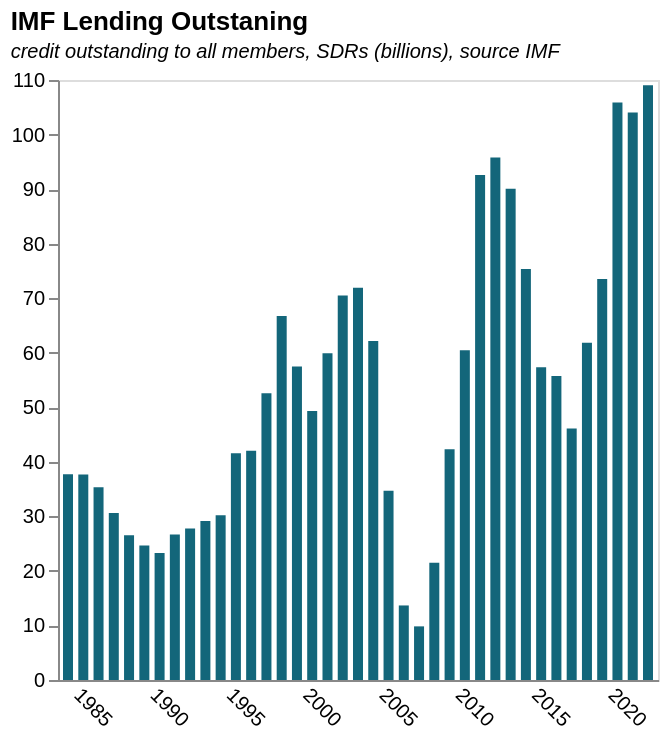

Express this chart as Vega-Lite.
### Vega-Lite specification from a JSON file in a GitHub repository (floating-point values rounded to 4 significant figures)
{"$schema": "https://vega.github.io/schema/vega-lite/v5.json", "title": {"text": "IMF Lending Outstaning ", "subtitle": "credit outstanding to all members, SDRs (billions), source IMF", "subtitleFontStyle": "italic", "subtitleFontSize": 10, "anchor": "start", "color": "black"}, "data": {"values": [{"Date": "08/31/2022", "GRA Purchases": "93769635059", "PRGT 1/2/": "15254184552", "Totals": "109,023,819,611.00", "Year": "2022", "Month": "", "Totals_billions": "109.0238196"}, {"Date": "12/31/2021", "GRA Purchases": "89474552025", "PRGT 1/2/": "14554823681", "Totals": "104,029,375,706.00", "Year": "2021", "Month": "", "Totals_billions": "104.0293757"}, {"Date": "12/31/2020", "GRA Purchases": "93408630285", "PRGT 1/2/": "12481816684", "Totals": "105,890,446,969.00", "Year": "2020", "Month": "", "Totals_billions": "105.890447"}, {"Date": "12/31/2019", "GRA Purchases": "66945509865", "PRGT 1/2/": "6590835450", "Totals": "73,536,345,315.00", "Year": "2019", "Month": "", "Totals_billions": "73.53634532"}, {"Date": "12/31/2018", "GRA Purchases": "55395611392", "PRGT 1/2/": "6426181029", "Totals": "61,821,792,421.00", "Year": "2018", "Month": "", "Totals_billions": "61.82179242"}, {"Date": "12/31/2017", "GRA Purchases": "39585385873", "PRGT 1/2/": "6522280669", "Totals": "46,107,666,542.00", "Year": "2017", "Month": "", "Totals_billions": "46.10766654"}, {"Date": "12/31/2016", "GRA Purchases": "49267630851", "PRGT 1/2/": "6482647937", "Totals": "55,750,278,788.00", "Year": "2016", "Month": "", "Totals_billions": "55.75027879"}, {"Date": "12/31/2015", "GRA Purchases": "50757840741", "PRGT 1/2/": "6575911158", "Totals": "57,333,751,899.00", "Year": "2015", "Month": "", "Totals_billions": "57.3337519"}, {"Date": "12/31/2014", "GRA Purchases": "69041563463", "PRGT 1/2/": "6292755583", "Totals": "75,334,319,046.00", "Year": "2014", "Month": "", "Totals_billions": "75.33431905"}, {"Date": "12/31/2013", "GRA Purchases": "83899249061", "PRGT 1/2/": "6174392682", "Totals": "90,073,641,743.00", "Year": "2013", "Month": "", "Totals_billions": "90.07364174"}, {"Date": "12/31/2012", "GRA Purchases": "90042348252", "PRGT 1/2/": "5766292503", "Totals": "95,808,640,755.00", "Year": "2012", "Month": "", "Totals_billions": "95.80864076"}, {"Date": "12/31/2011", "GRA Purchases": "87276915790", "PRGT 1/2/": "5308609594", "Totals": "92,585,525,384.00", "Year": "2011", "Month": "", "Totals_billions": "92.58552538"}, {"Date": "12/31/2010", "GRA Purchases": "55620104510", "PRGT 1/2/": "4819344134", "Totals": "60,439,448,644.00", "Year": "2010", "Month": "", "Totals_billions": "60.43944864"}, {"Date": "12/31/2009", "GRA Purchases": "37221142436", "PRGT 1/2/": "5079705286", "Totals": "42,300,847,722.00", "Year": "2009", "Month": "", "Totals_billions": "42.30084772"}, {"Date": "12/31/2008", "GRA Purchases": "17514964723", "PRGT 1/2/": "3972372030", "Totals": "21,487,336,753.00", "Year": "2008", "Month": "", "Totals_billions": "21.48733675"}, {"Date": "12/31/2007", "GRA Purchases": "6036146757", "PRGT 1/2/": "3796945581", "Totals": "9,833,092,338.00", "Year": "2007", "Month": "", "Totals_billions": "9.833092338"}, {"Date": "12/31/2006", "GRA Purchases": "9822640239", "PRGT 1/2/": "3844020520", "Totals": "13,666,660,759.00", "Year": "2006", "Month": "", "Totals_billions": "13.66666076"}, {"Date": "12/31/2005", "GRA Purchases": "28432143237", "PRGT 1/2/": "6282121668", "Totals": "34,714,264,905.00", "Year": "2005", "Month": "", "Totals_billions": "34.71426491"}, {"Date": "12/31/2004", "GRA Purchases": "55373766674", "PRGT 1/2/": "6766029353", "Totals": "62,139,796,027.00", "Year": "2004", "Month": "", "Totals_billions": "62.13979603"}, {"Date": "12/31/2003", "GRA Purchases": "65032062712", "PRGT 1/2/": "6880893268", "Totals": "71,912,955,980.00", "Year": "2003", "Month": "", "Totals_billions": "71.91295598"}, {"Date": "12/31/2002", "GRA Purchases": "63601058794", "PRGT 1/2/": "6868671012", "Totals": "70,469,729,806.00", "Year": "2002", "Month": "", "Totals_billions": "70.46972981"}, {"Date": "12/31/2001", "GRA Purchases": "53477225409", "PRGT 1/2/": "6424578684", "Totals": "59,901,804,093.00", "Year": "2001", "Month": "", "Totals_billions": "59.90180409"}, {"Date": "12/31/2000", "GRA Purchases": "42990531049", "PRGT 1/2/": "6331595468", "Totals": "49,322,126,517.00", "Year": "2000", "Month": "", "Totals_billions": "49.32212652"}, {"Date": "12/31/1999", "GRA Purchases": "51061861875", "PRGT 1/2/": "6434274362", "Totals": "57,496,136,237.00", "Year": "1999", "Month": "", "Totals_billions": "57.49613624"}, {"Date": "12/31/1998", "GRA Purchases": "60451017051", "PRGT 1/2/": "6288825925", "Totals": "66,739,842,976.00", "Year": "1998", "Month": "", "Totals_billions": "66.73984298"}, {"Date": "12/31/1997", "GRA Purchases": "46559033783", "PRGT 1/2/": "6009867422", "Totals": "52,568,901,205.00", "Year": "1997", "Month": "", "Totals_billions": "52.56890121"}, {"Date": "12/31/1996", "GRA Purchases": "36127472805", "PRGT 1/2/": "5881609752", "Totals": "42,009,082,557.00", "Year": "1996", "Month": "", "Totals_billions": "42.00908256"}, {"Date": "12/31/1995", "GRA Purchases": "35929173412", "PRGT 1/2/": "5657438528", "Totals": "41,586,611,940.00", "Year": "1995", "Month": "", "Totals_billions": "41.58661194"}, {"Date": "12/31/1994", "GRA Purchases": "25611676952", "PRGT 1/2/": "4599768498", "Totals": "30,211,445,450.00", "Year": "1994", "Month": "", "Totals_billions": "30.21144545"}, {"Date": "12/31/1993", "GRA Purchases": "25196745031", "PRGT 1/2/": "3942792899", "Totals": "29,139,537,930.00", "Year": "1993", "Month": "", "Totals_billions": "29.13953793"}, {"Date": "12/31/1992", "GRA Purchases": "23967172718", "PRGT 1/2/": "3804463796", "Totals": "27,771,636,514.00", "Year": "1992", "Month": "", "Totals_billions": "27.77163651"}, {"Date": "12/31/1991", "GRA Purchases": "23378573926", "PRGT 1/2/": "3285717796", "Totals": "26,664,291,722.00", "Year": "1991", "Month": "", "Totals_billions": "26.66429172"}, {"Date": "12/31/1990", "GRA Purchases": "20731851093", "PRGT 1/2/": "2571911617", "Totals": "23,303,762,710.00", "Year": "1990", "Month": "", "Totals_billions": "23.30376271"}, {"Date": "12/31/1989", "GRA Purchases": "22315104224", "PRGT 1/2/": "2334886562", "Totals": "24,649,990,786.00", "Year": "1989", "Month": "", "Totals_billions": "24.64999079"}, {"Date": "12/31/1988", "GRA Purchases": "24750004884", "PRGT 1/2/": "1773964293", "Totals": "26,523,969,177.00", "Year": "1988", "Month": "", "Totals_billions": "26.52396918"}, {"Date": "12/31/1987", "GRA Purchases": "28751979125", "PRGT 1/2/": "1866342930", "Totals": "30,618,322,055.00", "Year": "1987", "Month": "", "Totals_billions": "30.61832206"}, {"Date": "12/31/1986", "GRA Purchases": "33334905644", "PRGT 1/2/": "2013169931", "Totals": "35,348,075,575.00", "Year": "1986", "Month": "", "Totals_billions": "35.34807558"}, {"Date": "12/31/1985", "GRA Purchases": "35194787249", "PRGT 1/2/": "2470247948", "Totals": "37,665,035,197.00", "Year": "1985", "Month": "", "Totals_billions": "37.6650352"}, {"Date": "12/31/1984", "GRA Purchases": "34936772393", "PRGT 1/2/": "2769874900", "Totals": "37,706,647,293.00", "Year": "1984", "Month": "", "Totals_billions": "37.70664729"}, {"Date": "", "GRA Purchases": "", "PRGT 1/2/": "", "Totals": "", "Year": "", "Month": "", "Totals_billions": ""}, {"Date": "", "GRA Purchases": "", "PRGT 1/2/": "", "Totals": "", "Year": "", "Month": "", "Totals_billions": ""}, {"Date": " 1/ Includes loans under the Structural Adjustment Facility and Trust Fund.", "GRA Purchases": "", "PRGT 1/2/": "", "Totals": "", "Year": "", "Month": "", "Totals_billions": ""}, {"Date": "", "GRA Purchases": "", "PRGT 1/2/": "", "Totals": "", "Year": "", "Month": "", "Totals_billions": ""}, {"Date": " 2/ Formerly PRGF-ESF.", "GRA Purchases": "", "PRGT 1/2/": "", "Totals": "", "Year": "", "Month": "", "Totals_billions": ""}], "format": {"parse": {"Year": "date"}}}, "height": 300, "width": 300, "mark": {"type": "bar", "color": "#13667a"}, "encoding": {"x": {"field": "Year", "type": "temporal", "axis": {"title": null, "grid": false, "ticks": false, "labelAngle": 45}}, "y": {"field": "Totals_billions", "type": "quantitative", "title": "", "axis": {"grid": false}}}}
